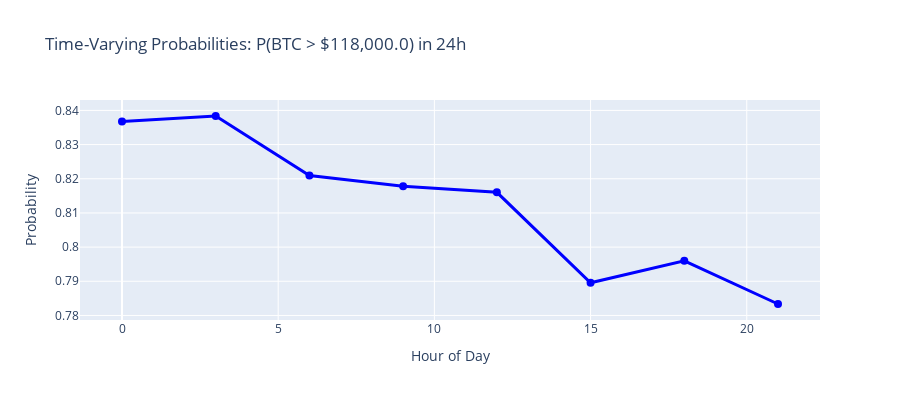

The notebook cell saved with this chart:
### Code cell
# Time-varying analysis: How probabilities change throughout the day
print("="*60)
print("TIME-VARYING ANALYSIS")
print("="*60)

# Test BTC > $120k at different hours of the day
target_price = 118000.0
hours_ahead = 24
base_time = datetime(2025, 7, 22, 0, 0, 0)  # Start at midnight

hourly_variations = []

print(f"Testing P(BTC > ${target_price:,}) in {hours_ahead}h at different start times:")
print()

for hour in range(0, 24, 3):  # Every 3 hours
    test_time = base_time.replace(hour=hour)
    
    prob = hourly_5min_gbm.p_above_target(test_time, current_btc_price, target_price, hours_ahead)
    scaling_factor = hourly_5min_gbm._calculate_scaling_factor(test_time)
    template_std = hourly_5min_gbm._get_template_std(test_time)
    
    hourly_variations.append({
        'hour': hour,
        'probability': prob,
        'scaling_factor': scaling_factor,
        'template_std': template_std
    })
    
    print(f"  {hour:2d}:00 - P = {prob:.6f}, Scale = {scaling_factor:.4f}, Template σ = {template_std:.6f}")

# Summary statistics of variations
hours_list = [h['hour'] for h in hourly_variations]
probs = [h['probability'] for h in hourly_variations]
scales = [h['scaling_factor'] for h in hourly_variations]
template_stds = [h['template_std'] for h in hourly_variations]

prob_range = max(probs) - min(probs)
scale_range = max(scales) - min(scales)
template_range = max(template_stds) - min(template_stds)

print(f"\nVariation Summary:")
print(f"  Probability range: {prob_range:.6f} ({prob_range/min(probs)*100:.2f}% relative variation)")
print(f"  Scaling factor range: {scale_range:.4f}")
print(f"  Template std range: {template_range:.6f}")

# Create simple visualization
fig_simple = go.Figure()

fig_simple.add_trace(go.Scatter(
    x=hours_list, 
    y=probs,
    mode='lines+markers',
    name=f'P(BTC > ${target_price:,})',
    line=dict(color='blue', width=3),
    marker=dict(size=8)
))

fig_simple.update_layout(
    title=f'Time-Varying Probabilities: P(BTC > ${target_price}) in {hours_ahead}h',
    xaxis_title='Hour of Day',
    yaxis_title='Probability',
    hovermode='x unified',
    height=400
)

fig_simple.show()

### Figure 1 — Plotly figure (JSON) as saved in the notebook; plotly's stock layout.template omitted (floating-point values rounded to 4 significant figures)
{"data": [{"line": {"color": "blue", "width": 3}, "marker": {"size": 8}, "mode": "lines+markers", "name": "P(BTC > $118,000.0)", "type": "scatter", "x": [0, 3, 6, 9, 12, 15, 18, 21], "y": [0.8368, 0.8384, 0.821, 0.8178, 0.816, 0.7896, 0.796, 0.7834]}], "layout": {"height": 400, "hovermode": "x unified", "title": {"text": "Time-Varying Probabilities: P(BTC > $118,000.0) in 24h"}, "xaxis": {"title": {"text": "Hour of Day"}}, "yaxis": {"title": {"text": "Probability"}}}}
